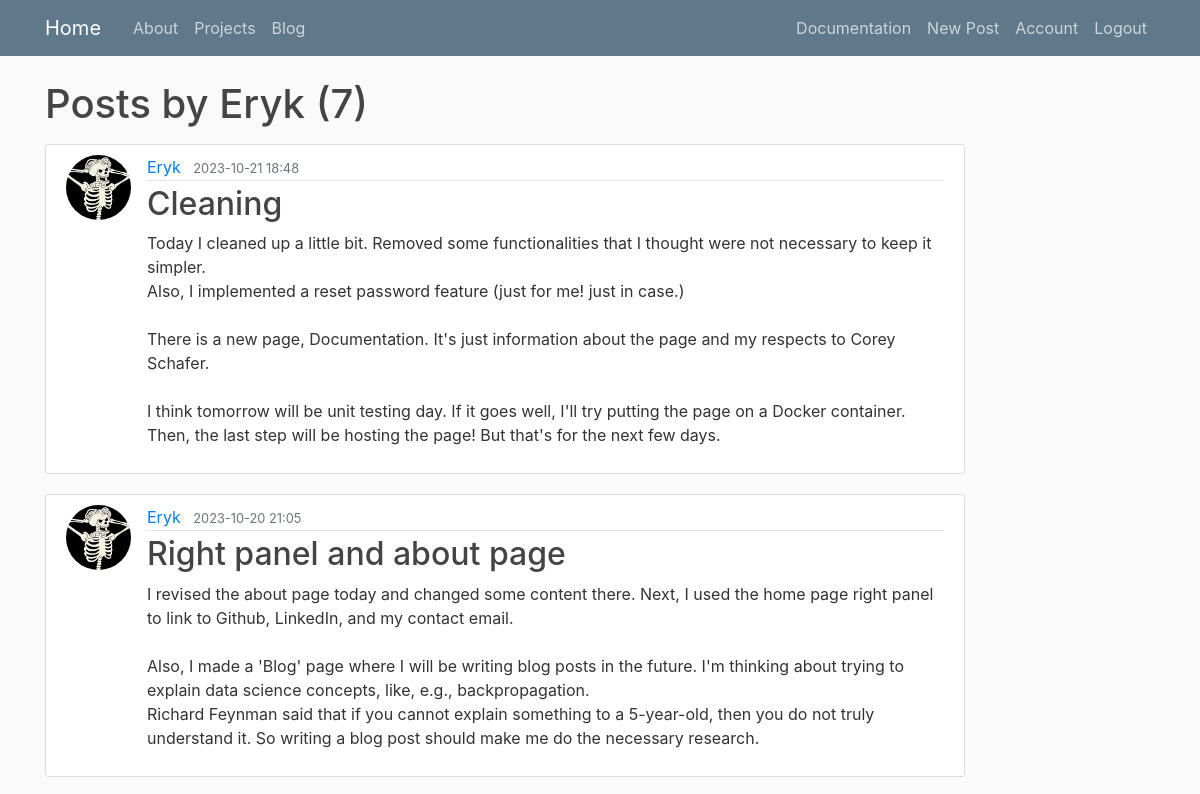
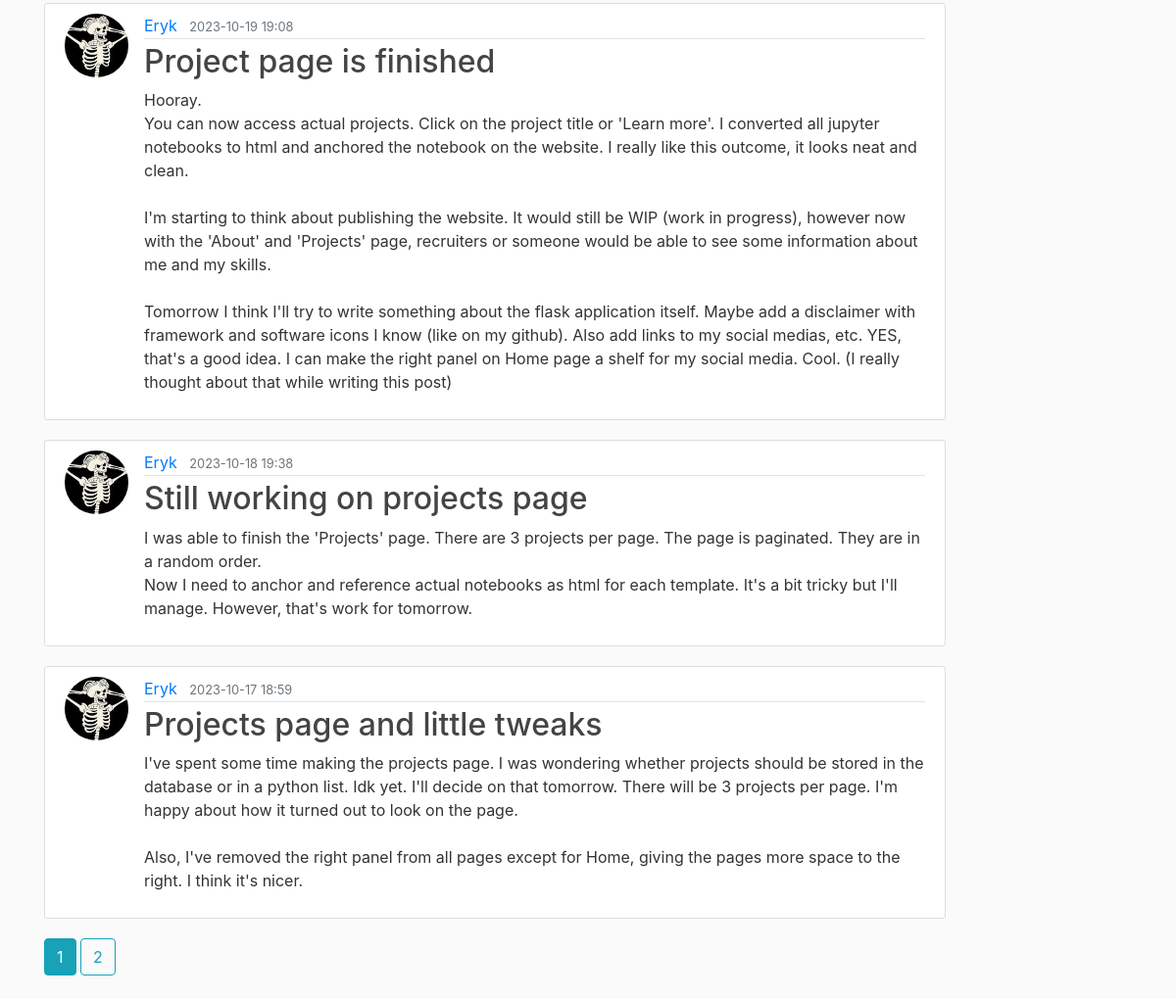
/user/Eryk (signed in), run on the app's committed database (2 pictures, top to bottom).
### blog/models.py (models this page shows, shortened)
class User(db.Model, UserMixin):
    id = db.Column(db.Integer, primary_key=True)
    username = db.Column(db.String(20), unique=True, nullable=False)
    email = db.Column(db.String(120), unique=True, nullable=False)
    image_file = db.Column(db.String(20), nullable=False, default='default.jpg')
    password = db.Column(db.String(60), nullable=False)
    posts = db.relationship('Post', backref='author', lazy=True)

class Post(db.Model):
    id = db.Column(db.Integer, primary_key=True)
    title = db.Column(db.String(100), nullable=False)
    date_posted = db.Column(db.DateTime, nullable=False, default=datetime.utcnow)
    content = db.Column(db.Text, nullable=False)
    user_id = db.Column(db.Integer, db.ForeignKey('user.id'), nullable=False)

### blog/users/routes.py (the view)
@users.route("/user/<string:username>")
def user_posts(username):
	page = request.args.get('page', default=1, type=int)
	user = User.query.filter_by(username=username).first_or_404()
	posts = Post.query.filter_by(author=user).order_by(Post.date_posted.desc()).paginate(page=page, per_page=5)
	return render_template('user_posts.html', posts=posts, user=user)

### blog/models.py (called while the page is built)
@login_manager.user_loader
def load_user(user_id):
    return User.query.get(int(user_id))

### blog/templates/user_posts.html
{% extends "layout.html" %}
{% block content %}
    <h1 class="mb-3">Posts by {{ user.username }} ({{ posts.total }})</h1>
    {% for post in posts.items %}
        <article class="media content-section">
            <img class="rounded-circle article-img" src="{{ url_for('static', filename='profile_pics/' + post.author.image_file) }}">
            <div class="media-body">
                <div class="article-metadata">
                    <a class="mr-2" href="{{ url_for('users.user_posts', username=post.author.username) }}" style="text-decoration: none;">{{ post.author.username }}</a>
                    <small class="text-muted">{{ post.date_posted.strftime('%Y-%m-%d %H:%M') }}</small>
                </div>
                <h2><a class="article-title" href="{{ url_for('posts.post', post_id=post.id) }}" style="text-decoration: none;">{{ post.title }}</a></h2>
                <p class="article-content">{{ post.content }}</p>
            </div>
        </article>
    {% endfor %}
    {% for page_num in posts.iter_pages(left_edge=1, right_edge=1, left_current=1, right_current=1) %}
        {% if page_num %}
            {% if posts.page == page_num %}
                <a class="btn btn-info mb-4" href="{{ url_for('users.user_posts', username=user.username, page=page_num) }}">{{ page_num }}</a>
            {% else %}
                <a class="btn btn-outline-info mb-4" href="{{ url_for('users.user_posts', username=user.username, page=page_num) }}">{{ page_num }}</a>
            {% endif %}
        {% else %}
            ...
        {% endif %}
    {% endfor %}
{% endblock content %}

### blog/static/main.css (style rules this page uses)
body { background: #fafafa; color: #333333; margin-top: 5rem; }
h1, h2, h3, h4, h5, h6 { color: #444444; }
.content-section { background: #ffffff; padding: 10px 20px; border: 1px solid #dddddd; border-radius: 3px; margin-bottom: 20px; }
.article-title { color: #444444; }
.article-content { white-space: pre-line; }
.article-img { height: 65px; width: 65px; margin-right: 16px; }
.article-metadata { padding-bottom: 1px; margin-bottom: 4px; border-bottom: 1px solid #e3e3e3 }

### data on the page
User: username "Eryk"
Post: image_file (picture), author.username "Eryk", date_posted "2023-10-21 18:48", title "Cleaning", content "Today I cleaned up a little bit. Removed some functionalities that I thought were not necessary to keep it simpler. Also, I implemented a reset password feature (just for me! just in case.) There is a new page, Documentation. It's just information about the page and my respects to Corey Schafer. I think tomorrow will be unit testing day. If it goes well, I'll try putting the page on a Docker container. Then, the last step will be hosting the page! But that's for the next few days."
Post: image_file (picture), author.username "Eryk", date_posted "2023-10-20 21:05", title "Right panel and about page", content "I revised the about page today and changed some content there. Next, I used the home page right panel to link to Github, LinkedIn, and my contact email. Also, I made a 'Blog' page where I will be writing blog posts in the future. I'm thinking about trying to explain data science concepts, like, e.g., backpropagation. Richard Feynman said that if you cannot explain something to a 5-year-old, then you do not truly understand it. So writing a blog post should make me do the necessary research."
Post: image_file (picture), author.username "Eryk", date_posted "2023-10-19 19:08", title "Project page is finished", content "Hooray. You can now access actual projects. Click on the project title or 'Learn more'. I converted all jupyter notebooks to html and anchored the notebook on the website. I really like this outcome, it looks neat and clean. I'm starting to think about publishing the website. It would still be WIP (work in progress), however now with the 'About' and 'Projects' page, recruiters or someone would be able to see some information about me and my skills. Tomorrow I think I'll try to write something about the flask application itself. Maybe add a disclaimer with framework and software icons I know (like on my github). Also add links to my social medias, etc. YES, that's a good idea. I can make the…"
Post: image_file (picture), author.username "Eryk", date_posted "2023-10-18 19:38", title "Still working on projects page", content "I was able to finish the 'Projects' page. There are 3 projects per page. The page is paginated. They are in a random order. Now I need to anchor and reference actual notebooks as html for each template. It's a bit tricky but I'll manage. However, that's work for tomorrow."
Post: image_file (picture), author.username "Eryk", date_posted "2023-10-17 18:59", title "Projects page and little tweaks", content "I've spent some time making the projects page. I was wondering whether projects should be stored in the database or in a python list. Idk yet. I'll decide on that tomorrow. There will be 3 projects per page. I'm happy about how it turned out to look on the page. Also, I've removed the right panel from all pages except for Home, giving the pages more space to the right. I think it's nicer."

### other printed values
{{ posts.total }} "7"
{{ page_num }} "1"
{{ page_num }} "2"
